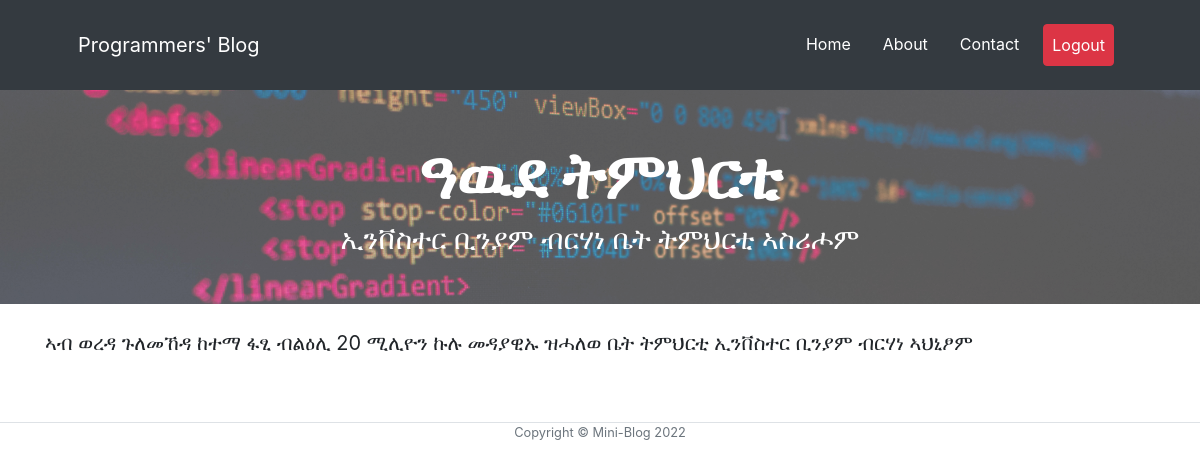
Screenshot of /post/1A_23 (signed in) with the database file from the repository.
### blog/models.py (models this page shows, shortened)
class Blog(models.Model):
    title = models.CharField(max_length=200)
    subtitle = models.TextField(max_length=400, null=True,blank=True)
    slug = models.SlugField(max_length=200,unique=True)
    post = HTMLField()
    status = models.BooleanField(help_text="Check For Active else Inactive",default=True)
    created_by = models.ForeignKey(User, on_delete=models.CASCADE,limit_choices_to={'is_staff': True})
    created_at = models.DateTimeField(auto_now_add=True)
    updated_at = models.DateTimeField(auto_now=True)

### blog/views.py (the view)
# urls.py: path('post/<slug:pk>',views.PostView,name="post"),
@login_required(login_url="login")
def PostView(request, pk):
    if request.user.is_staff:
        return redirect("login")
    post = Blog.objects.get(slug=pk)
    return render(request,'post.html',{'post':post})

### templates/post.html (shortened to what this page needs)
{% extends 'layout/main.html' %}
{% block body %}
{% include 'include/headtitle.html' with headtitle=post.title|truncatewords:4 headsubTitle=post.subtitle  %}
{% load static %}
<article class="container py-4 mb-4">
    {{post.post|safe}}
</article>
{% endblock %}

### templates/include/headtitle.html (shortened to what this page needs)
{% load static %}
<header class="masthead py-5">
    <div class="container position-relative px-4 px-lg-5">
        <div class="row gx-4 gx-lg-5 justify-content-center">
            <div class="col-md-8">
                <div class="site-heading text-center">
                    <h1 class="font-weight-bold text-white">{{headtitle}}</h1>
                    {% if headsubTitle %}
                    <span class="subheading h3 text-white">{{headsubTitle}}</span>
                    {% endif %}
                </div>
            </div>
        </div>
    </div>
</header>

### templates/layout/main.html (style rules this page uses)
.masthead { position: relative; display: flex; align-items: center; justify-content: center; }
.masthead::before { content: ""; background-image: url('/static/assets/img/codescreen.jpg'); background-size: cover; position: absolute; top: 0px; right: 0px; bottom: 0px; left: 0px; opacity: 0.75; }
.container p { font-size: 20px; }

### templates/include/headtitle.html (style rules this page uses)
h1 { font-size: 4rem !important; }

### rows the page displays
Blog: title "ዓዉደ ትምህርቲ", subtitle "ኢንቨስተር ቢንያም ብርሃነ ቤት ትምህርቲ ኣስሪሖም", post "ኣብ ወረዳ ጉለመኸዳ ከተማ ፋፂ ብልዕሊ 20 ሚሊዮን ኩሉ መዳያዊኡ ዝሓለወ ቤት ትምህርቲ ኢንቨስተር ቢንያም ብርሃነ ኣህኒፆም"
